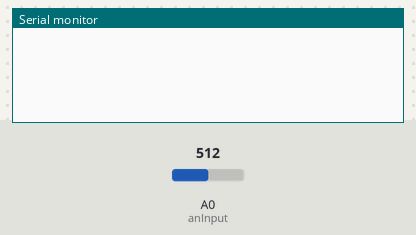
The sketch below on a simulated Arduino Uno, built with avr-gcc and run on an emulated ATmega328P. Parts: the last lines printed to the serial monitor. Inputs (shaded band) come from the test bench; at power-on: A0 (anInput) = 512.

Above: at 1.2 s.
1.3 s: A0 (anInput) set to 716
At 2.9 s:
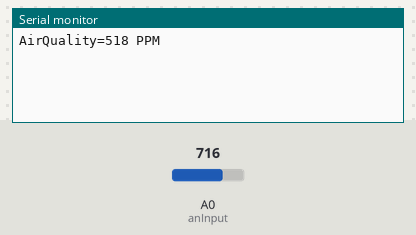
4.3 s: A0 (anInput) set to 900
At 7.4 s:
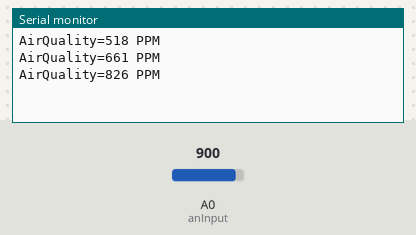
Timing chart, 0 to 8.9 s (numbered marks = the images above; inputs shaded):
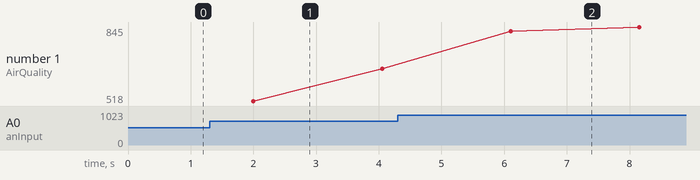

The sketch:

Cam_bien_CO2_thong_qua_Module_MQ-135.ino
```cpp
/*
 * Nồng độ CO2 trong khí quyển..............400ppm
 * Nồng độ CO2 trung bình trong nhà.............350-450ppm
 * Nồng độ CO2 tối đa chấp nhận được...........1000ppm
 * Nồng độ CO2 nguy hiểm.............>2000ppm
 */

#define anInput   A0            // tín hiệu analog từ MQ135
#define co2Zero   55            // mức CO2 0 được hiệu chuẩn

void setup()
{
 pinMode(anInput,INPUT);           // đặt nguồn cấp analog MQ135 cho đầu vào
 Serial.begin(9600);             // giao tiếp nối tiếp để gỡ lỗi
}

void loop()
{

 int co2now[10];                // mảng int cho các giá trị đọc CO2
 int co2raw = 0;                // int cho giá trị thô của CO2
 int co2ppm = 0;                // int cho ppm được tính toán
 int zzz = 0;                 // int để tính trung bình


 for (int x = 0;x<10;x++) // lấy mẫu CO2 10 lần trong 2 giây
 {
  co2now[x]=analogRead(A0);
  delay(200);
 }

 for (int x = 0;x<10;x++) // cộng các mẫu lại với nhau
 {
  zzz=zzz + co2now[x];
 }

 co2raw = zzz/10;              // chia các mẫu cho 10
 co2ppm = co2raw - co2Zero;         // lấy ppm được tính toán

 Serial.print("AirQuality=");
 Serial.print(co2ppm); // in ra giá trị đọc được
 Serial.println(" PPM");
 delay(50);
}
```

Measured:
- after the input at 1.3 s, the serial monitor: prints a new line after 0.70 s (image 1)
- after the input at 4.3 s, the serial monitor: prints a new line after 1.8 s (image 2)
- plotted number 1: 661 → 845 after the input at 4.3 s
